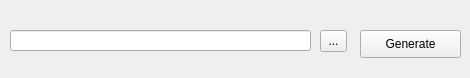
<?xml version="1.0" encoding="UTF-8"?>
<ui version="4.0">
 <class>PrintDialog</class>
 <widget class="QWidget" name="PrintDialog">
  <property name="geometry">
   <rect>
    <x>0</x>
    <y>0</y>
    <width>470</width>
    <height>78</height>
   </rect>
  </property>
  <property name="windowTitle">
   <string>Generate Report</string>
  </property>
  <widget class="QLineEdit" name="lineEdit">
   <property name="geometry">
    <rect>
     <x>10</x>
     <y>30</y>
     <width>301</width>
     <height>21</height>
    </rect>
   </property>
  </widget>
  <widget class="QToolButton" name="toolButton">
   <property name="geometry">
    <rect>
     <x>320</x>
     <y>30</y>
     <width>27</width>
     <height>22</height>
    </rect>
   </property>
   <property name="text">
    <string>...</string>
   </property>
  </widget>
  <widget class="QPushButton" name="pushButton">
   <property name="geometry">
    <rect>
     <x>360</x>
     <y>30</y>
     <width>101</width>
     <height>28</height>
    </rect>
   </property>
   <property name="text">
    <string>Generate</string>
   </property>
  </widget>
 </widget>
 <resources/>
 <connections/>
</ui>
